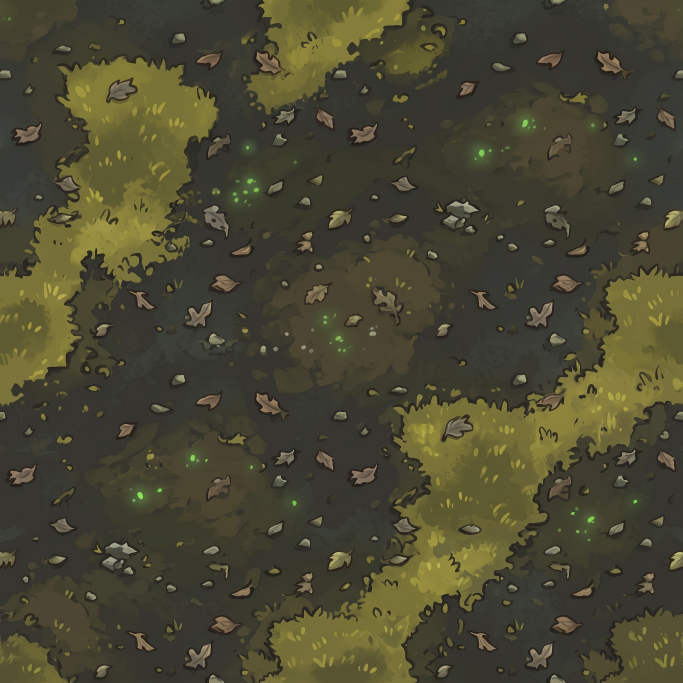
#> input picture varliklar/ham/zemin_hd_cursed.jpg, 2048 x 2048 px (shown at 1/3 size); its folder holds only this picture in this run
$ python zemin_hd_isle.py
#> lines starting #> are read from the running program, lines starting #| are printed output that depends on the picture
"""Yüksek çözünürlüklü zemin dokuları (17 Eki, Caner: "bölümlerin zeminleri kaliteli gelmiyor"): Gemini 2048 px kare doku -> img/grass_*.jpg.
Eski dokular 720 px'ti (oyunda karo 360 birim = 2 px/birim; telefonda ve yakınlaşınca 4 gerekir, bulanıktı). Kenarlar birbirine uymuyorsa
yarım kaydırılmış kopyayla kenar bandında karıştırılır (zemin2_isle.py ile aynı yöntem). Oyun karoyu dokunun genişliğine göre ölçekler.
    .venv/bin/python3 varliklar/zemin_hd_isle.py [cursed marsh village bone road]"""
import os, sys
import numpy as np
from PIL import Image
H = os.path.dirname(os.path.abspath(__file__)); IMG = os.path.join(H, '..', 'sinir-kalesi', 'img')
JOBS = {'cursed': 'grass_cursed.jpg', 'marsh': 'grass_marsh.jpg', 'village': 'grass_village.jpg', 'bone': 'grass_bone.jpg', 'road': 'road_dirt.jpg'}
BAND, SIZE = 0.12, 2048


def seamless(a):
    n = a.shape[0]; h = n // 2; r = np.roll(np.roll(a, h, 0), h, 1)
    t = np.minimum(np.arange(n), n - 1 - np.arange(n)) / (n * BAND); w1 = np.clip(t, 0, 1); w1 = w1 * w1 * (3 - 2 * w1)
    w = np.minimum(w1[:, None], w1[None, :])[..., None]
    return a * w + r * (1 - w)


for k in (sys.argv[1:] or JOBS):
    src = os.path.join(H, 'ham', f'zemin_hd_{k}.jpg')
    if not os.path.exists(src): continue
    im = Image.open(src).convert("RGB"); s = min(im.size); S = min(SIZE, s); im = im.crop(((im.width - s) // 2, (im.height - s) // 2, (im.width + s) // 2, (im.height + s) // 2)).resize((S, S), Image.LANCZOS)  # küçükse büyütülmez
#> further down, im is the input picture: PIL image 2048x2048 RGB; mean R, G, B 74.1, 71.5, 50.3
#> after `s = min(im.size)`: s = 2048
#> after `S = min(SIZE, s)`: S = 2048
    a = np.asarray(im).astype(np.float32)
    seam = (np.abs(a[:, 0] - a[:, -1]).mean() + np.abs(a[0] - a[-1]).mean()) / 2; inner = np.abs(a[:, 1:] - a[:, :-1]).mean()
#> after `seam = (np.abs(a[:, 0] - a[:, -1]).mean() + np.abs(a[0] - a[-1]).mean(`: seam = 6.38
#> after `inner = np.abs(a[:, 1:] - a[:, :-1]).mean()`: inner = 1.8
    if seam > inner * 2.5: a = seamless(a)  # kenarlar uymuyor: dikiş bandı
#> in seamless, `r = np.roll(np.roll(a, h, 0), h, 1)`:
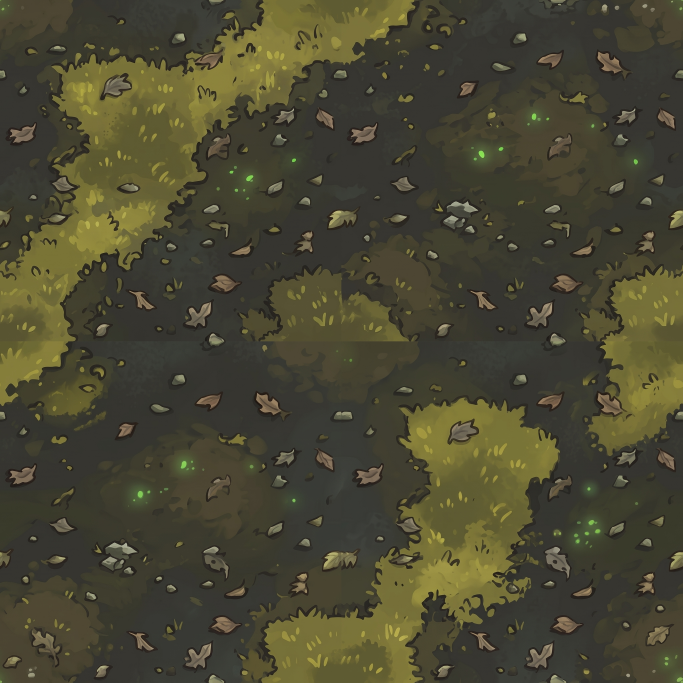
#> r: shape (2048, 2048, 3) float32 (shown at 1/3 size); mean R, G, B 74.3, 71.7, 50.4
    Image.fromarray(np.clip(a, 0, 255).astype(np.uint8)).save(os.path.join(IMG, JOBS[k]), quality=88)
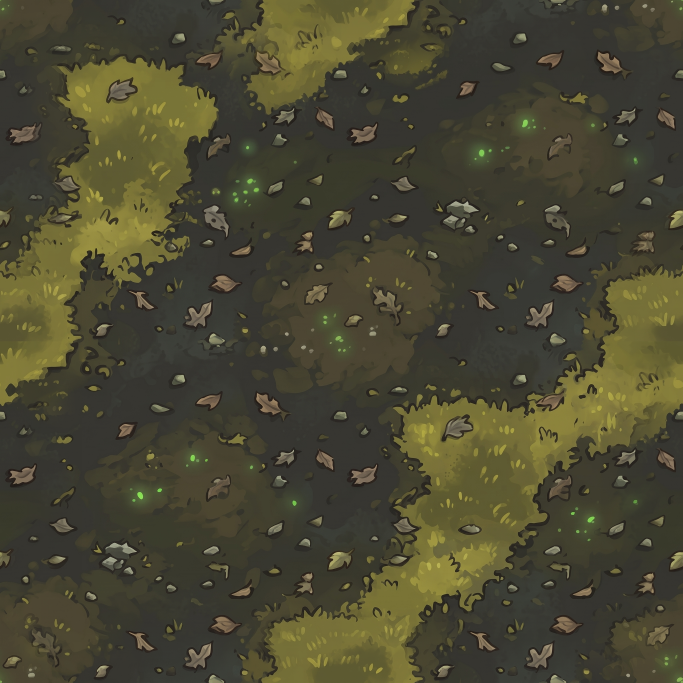
#> saved as grass_cursed.jpg: PIL image 2048x2048 RGB (shown at 1/3 size); mean R, G, B 74.1, 71.5, 50.1
    print(k, "->", JOBS[k], S, 'dikiş/iç', round(seam, 1), round(inner, 1))
#| cursed -> grass_cursed.jpg 2048 dikiş/iç 6.4 1.8
